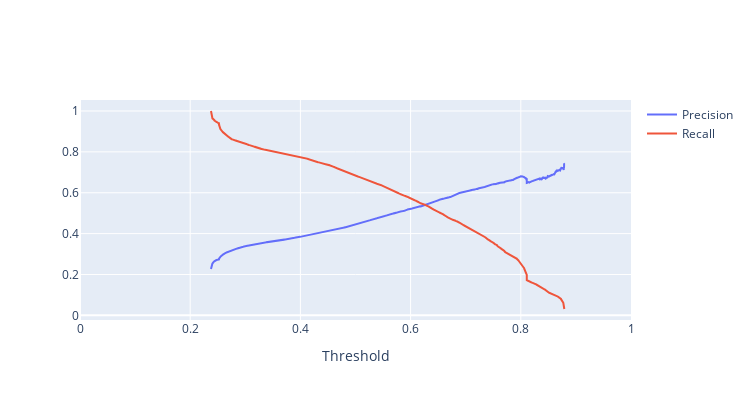

Write notebook code for a chart like this one.
### Code cell
precision, recall, thresholds = precision_recall_curve(y_val, y_val_proba_1.Defect)
precision = precision[:-1]
recall = recall[:-1]


fig = make_subplots(rows=1, cols=1)

fig.add_scatter(x=thresholds, y=precision, name = "Precision",row=1, col=1)

fig.add_scatter(x=thresholds, y=recall, name = "Recall",row=1, col=1)

fig.update_layout(height=400, width=750)#, title_text=f'Precision-recall of {pipe_dict[i]}',title_font_family= "Arial",)
fig.update_xaxes(range=[0, 1], row=1, col=1)
fig.update_xaxes(title_text="Threshold", range=[0, 1],  row=1, col=1)
fig.show()

### Figure 1 — Plotly figure (JSON) as saved in the notebook; plotly's stock layout.template omitted (floating-point values rounded to 4 significant figures; data arrays with more than 128 entries replaced by an {"elided": "..."} marker saying what was removed)
{"data": [{"name": "Precision", "type": "scatter", "x": {"elided": "19078 float values"}, "xaxis": "x", "y": {"elided": "19078 float values"}, "yaxis": "y"}, {"name": "Recall", "type": "scatter", "x": {"elided": "19078 float values"}, "xaxis": "x", "y": {"elided": "19078 float values"}, "yaxis": "y"}], "layout": {"height": 400, "width": 750, "xaxis": {"anchor": "y", "domain": [0, 1], "range": [0, 1], "title": {"text": "Threshold"}}, "yaxis": {"anchor": "x", "domain": [0, 1]}}}
